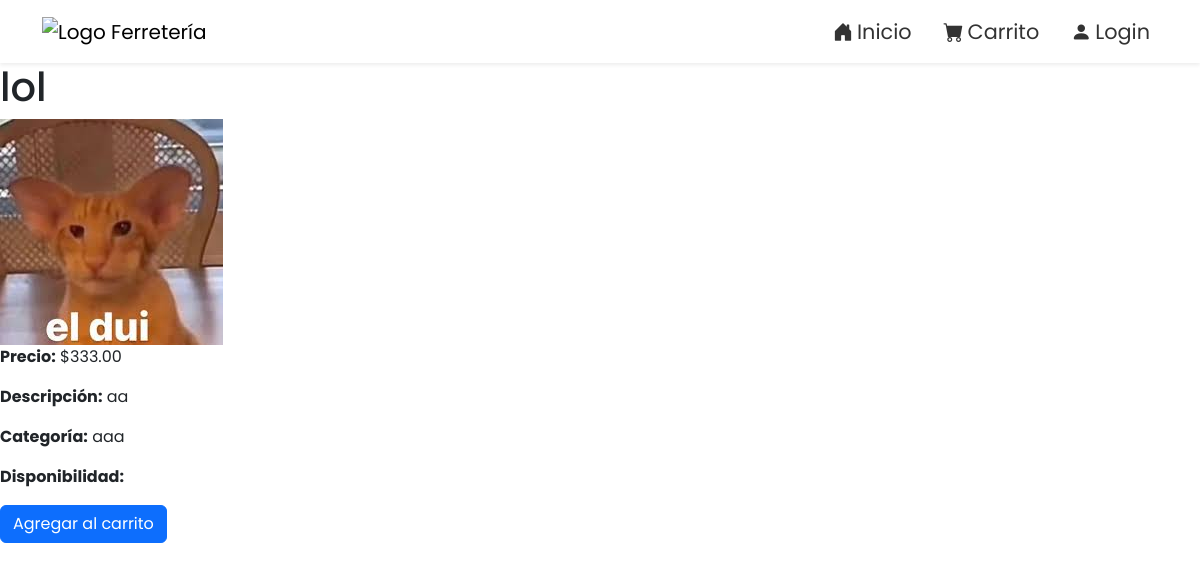
Page /producto/4/ on the earlier database version.
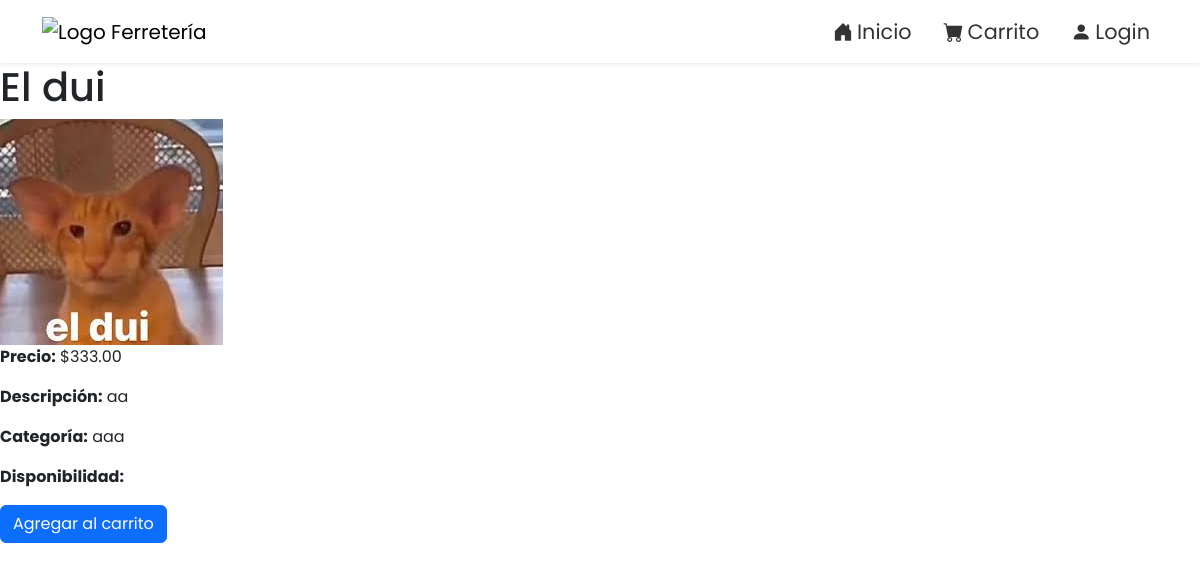
Same page on the later database version.
### tienda/models.py (models this page shows, shortened)
class Producto(models.Model):
    nombre = models.CharField(max_length=255)
    descripcion = models.TextField()
    categoria = models.CharField(max_length=100)
    precio = models.DecimalField(max_digits=10, decimal_places=2)
    stock = models.IntegerField()
    imagen = models.ImageField(upload_to='static/productos/')

### tienda/views.py (the view)
# urls.py: path('producto/<int:pk>/', views.producto_detalle, name='producto_detalle'),  # Detalle del producto
def producto_detalle(request, pk):
    producto = get_object_or_404(Producto, pk=pk)
    return render(request, 'tienda/producto_detalle.html', {'producto': producto})

### tienda/templates/tienda/producto_detalle.html
{% extends 'base.html' %}
{% block content %}
<div class="product-detail">
    <h1>{{ producto.nombre }}</h1>
    <img src="{{ producto.imagen.url }}" alt="{{ producto.nombre }}" class="product-image">
    <p><strong>Precio:</strong> ${{ producto.precio }}</p>
    <p><strong>Descripción:</strong> {{ producto.descripcion }}</p>
    <p><strong>Categoría:</strong> {{ producto.categoria }}</p>
    <p><strong>Disponibilidad:</strong> {{ producto.disponibilidad }}</p>
    <a href="" class="btn btn-primary">Agregar al carrito</a>
</div>
{% endblock %}

Differences in the rows shown:
changed Producto "aa": nombre "lol" → "El dui"
